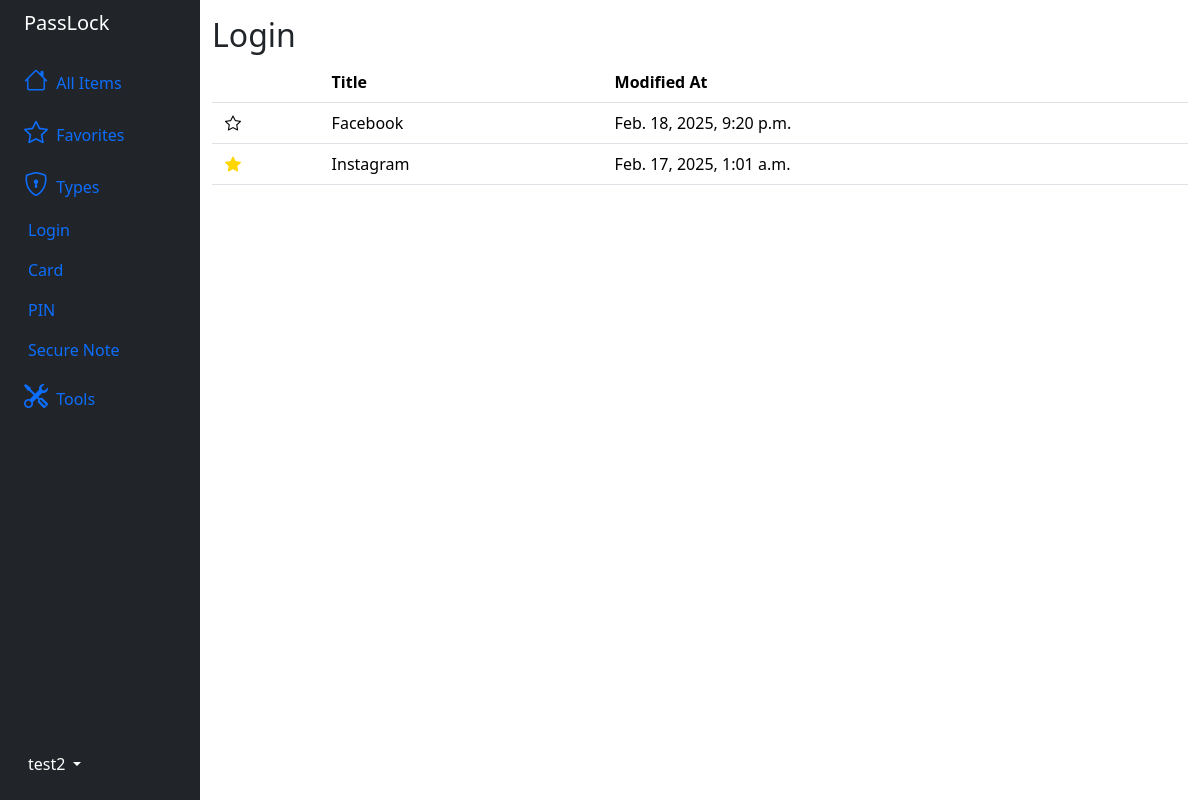
Page /type/login (signed in) on the earlier database version.
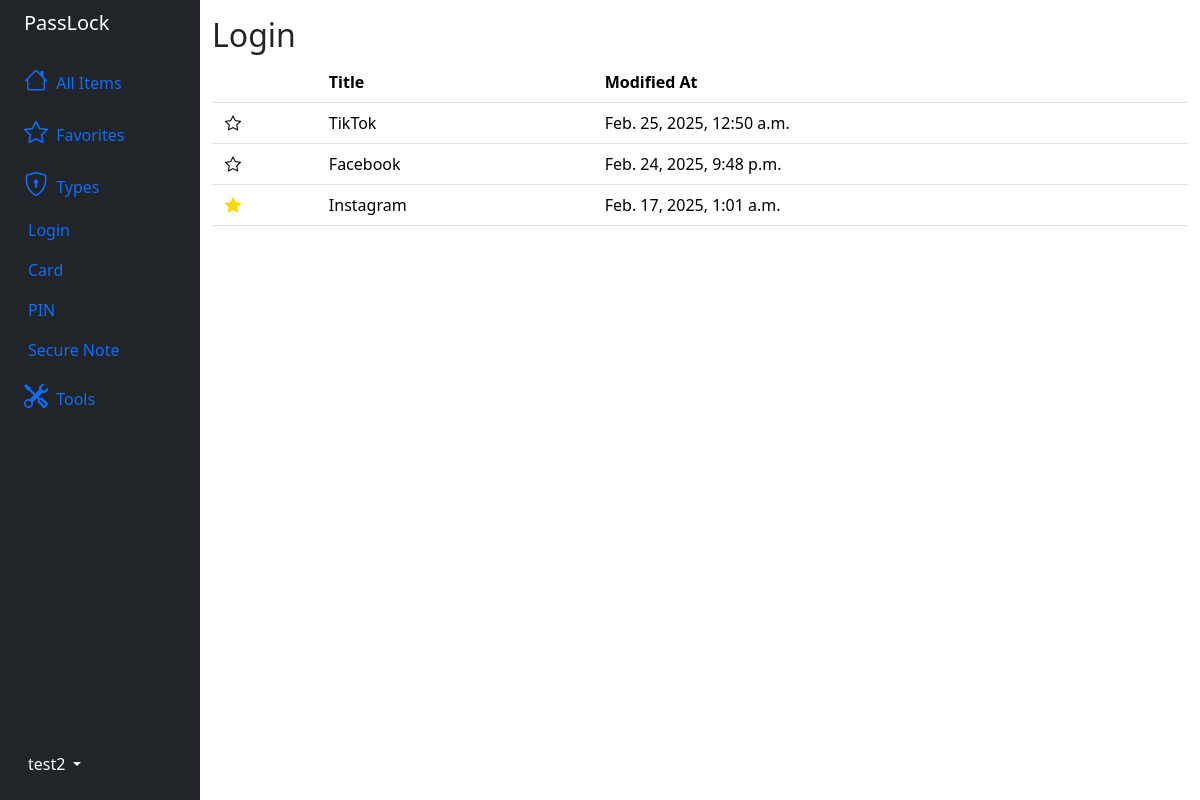
Same page on the later database version.
### password_manager/models.py (models this page shows)
class CommonInfo(models.Model):
    user = models.ForeignKey(User, on_delete=models.CASCADE)
    name = models.CharField(max_length=100)
    modified_at = models.DateTimeField(auto_now=True)
    created_at = models.DateTimeField(auto_now_add=True)
    is_favorited = models.BooleanField(default=False)
    class Meta:
        abstract = True

class Login(CommonInfo):
    id = models.UUIDField(primary_key=True, default=uuid.uuid4, editable=False)
    username = models.CharField(max_length=100)
    password = models.CharField(max_length=100)
    website = models.URLField(null=True, blank=True)
    note = models.TextField(blank=True)
    password_nonce = models.CharField(max_length=24, default="")
    password_tag = models.CharField(max_length=24, default="")

### password_manager/views.py (the view)
# urls.py: path("type/<str:type>", views.type, name="type"),
def type(request, type):
    user_id = request.user.id
    types = {
        "login": Login,
        "card": Card,
        "pin": PIN,
        "secure-note": SecureNote
    }
    if type in types:
        Type = types.get(type)
        credentials = Type.objects.filter(user_id=user_id).order_by('-modified_at')
        return render(request, "password_manager/type.html", {
                "type": type.title().replace('-', ' '),
                "credentials": credentials
        })
    else:
        raise Http404("Credential type does not exist.")

### password_manager/templates/password_manager/type.html (shortened to what this page needs)
{% extends "password_manager/layout.html" %}
{% load static %}
{% block body %}
    <h2>{{ type }}</h2>
    <table class="table table-hover">
        <thead>
          <tr>
            <th scope="col"></th>
            <th scope="col">Title</th>
            <th scope="col">Modified At</th>
          </tr>
        </thead>
        <tbody>
          {% for credential in credentials %}
            {% if credential.password %}
                <tr class=table-row data-bs-toggle="offcanvas" data-type="login" data-uuid="{{ credential.id }}" href="#offcanvasScrolling" aria-controls="offcanvasScrolling">
                    {% if credential.is_favorited %}
                        <td><button class="favorite-btn"><i class="bi bi-star-fill favorite"></i></button></td>
                    {% else %}
                        <td><button class="favorite-btn"><i class="bi bi-star"></i></button></td>
                    {% endif %}
                    <td>{{ credential.name }}</td>
                    <td>{{ credential.modified_at }}</td>
                </tr>
            {% endif %}
          {% endfor %}
        </tbody>
      </table>
{% endblock %}

Differences in the rows shown:
added Login: is_favorited False (drawn), name "TikTok", modified_at "Feb. 25, 2025, 12:50 a.m."
changed Login "Facebook": modified_at "Feb. 18, 2025, 9:20 p.m." → "Feb. 24, 2025, 9:48 p.m."
